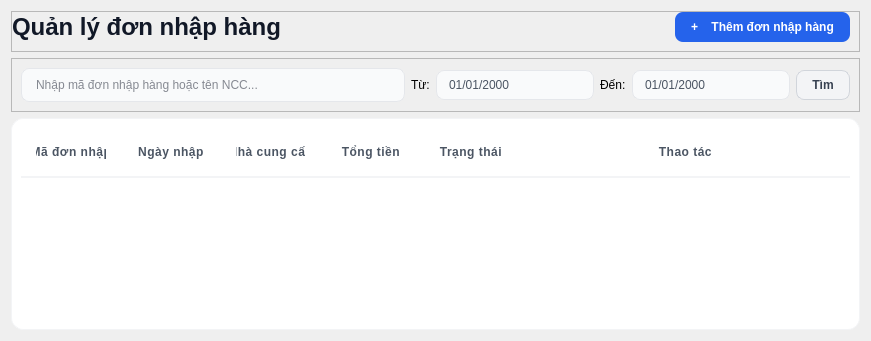
         <widget class="QWidget" name="pageNhapHang">
          <property name="styleSheet">
           <string notr="true">/* 1. Thiết lập nền cho trang */
QWidget#pageNhapHang {
    background-color: #f8f9fa; /* Màu xám cực nhạt giúp thẻ trắng nổi bật [cite: 98-99] */
}

/* 2. Tiêu đề trang */
QLabel#lblTitleQuanLyNhapHang {
    font-size: 24px;
    font-weight: bold;
    color: #111827; /* Đen tuyền chuyên nghiệp [cite: 114-115, 170] */
}

/* 3. Thẻ chứa bảng (Frame) */
QFrame#frNhapHang {
    background-color: #ffffff;
    border: 1px solid #f3f4f6;
    border-radius: 12px; /* Bo góc đồng bộ với trang Sản phẩm và Đơn hàng [cite: 117, 174, 232] */
}

/* 4. Tùy chỉnh Bảng Hóa đơn */
QTableWidget#tblDanhSachNhapHang {
    background-color: white;
    border: none;
    gridline-color: transparent; /* Ẩn lưới để trông sạch sẽ [cite: 108, 133, 210] */
    outline: none;
}

/* Tiêu đề cột (Headers) */
QHeaderView::section {
    background-color: white;
    padding: 15px;
    border: none;
    border-bottom: 2px solid #f3f4f6;
    font-weight: bold;
    color: #4b5563; /* Màu xám đậm chuyên nghiệp [cite: 118, 175, 233] */
    text-transform: uppercase; /* BUỘC IN HOA TIÊU ĐỀ CỘT [cite: 67-68] */
    letter-spacing: 0.5px;
}

/* Nút Thêm nhà cung cấp màu xanh dương */
QPushButton#btnThemDonNhapHang {
    background-color: #2563eb;
    color: white;
    font-weight: bold;
    border-radius: 8px;
    padding: 8px 16px;
}

QPushButton#btnThemDonNhapHang:hover {
    background-color: #1d4ed8;
}

/* 3. KHỐI TÌM KIẾM (frTimKiem) - Thiết kế dạng Card mỏng [cite: 331, 287, 456] */
QFrame#frTimKiem {
    background-color: #ffffff;
    border: 1px solid #e5e7eb;
    border-radius: 12px;
    padding: 5px;
}

/* Ô nhập liệu tìm kiếm [cite: 396-402] */
QLineEdit#txtTimKiemDonNhap {
    background-color: #f9fafb;
    border: 1px solid #e5e7eb;
    border-radius: 8px;
    padding: 8px 12px;
    color: #111827;
    min-width: 250px;
}

QLineEdit#txtTimKiemDonNhap:focus {
    border: 2px solid #2563eb;
    background-color: #ffffff;
}

/* Bộ lọc Trạng thái (ComboBox) [cite: 403-411] */
QComboBox#cbLocNCC {
    background-color: #f9fafb;
    border: 1px solid #e5e7eb;
    border-radius: 8px;
    padding: 5px 15px;
    color: #4b5563;
    min-width: 150px;
}

QComboBox#cbLocNCC::drop-down {
    border: none;
    width: 30px;
}

QComboBox#cbLocNCC::down-arrow {
    image: none;
    border-left: 5px solid transparent;
    border-right: 5px solid transparent;
    border-top: 5px solid #6b7280;
    margin-right: 10px;
}

/* Nút Tìm kiếm [cite: 162, 336] */
QPushButton#btnTimKiemDonNhap {
    background-color: #f3f4f6;
    color: #374151;
    border: 1px solid #d1d5db;
    border-radius: 8px;
    padding: 7px 15px;
    font-weight: 600;
}

QPushButton#btnTimKiemDonHang:hover {
    background-color: #e5e7eb;
}

/* Áp dụng cho ô chọn ngày tháng */
QDateEdit {
    background-color: #f9fafb;
    border: 1px solid #e5e7eb;
    border-radius: 8px; /* Bo góc 8px chuẩn hệ thống [cite: 282, 287] */
    padding: 6px 10px;
    color: #4b5563; /* Màu xám đậm chuyên nghiệp [cite: 290] */
    min-width: 120px;
}

QDateEdit:focus {
    border: 2px solid #2563eb; /* Xanh dương khi chọn [cite: 294] */
    background-color: #ffffff;
}

/* Tùy chỉnh nút mũi tên lịch */
QDateEdit::drop-down {
    border: none;
    width: 25px;
}</string>
          </property>
          <layout class="QVBoxLayout" name="verticalLayout_6">
           <item>
            <widget class="QFrame" name="frTitleNhapHang">
             <property name="frameShape">
              <enum>QFrame::StyledPanel</enum>
             </property>
             <property name="frameShadow">
              <enum>QFrame::Raised</enum>
             </property>
             <layout class="QHBoxLayout" name="horizontalLayout_13">
              <property name="leftMargin">
               <number>0</number>
              </property>
              <property name="topMargin">
               <number>0</number>
              </property>
              <item>
               <widget class="QLabel" name="lblTitleQuanLyNhapHang">
                <property name="text">
                 <string>Quản lý đơn nhập hàng</string>
                </property>
               </widget>
              </item>
              <item>
               <spacer name="horizontalSpacer_12">
                <property name="orientation">
                 <enum>Qt::Horizontal</enum>
                </property>
                <property name="sizeHint" stdset="0">
                 <size>
                  <width>388</width>
                  <height>20</height>
                 </size>
                </property>
               </spacer>
              </item>
              <item>
               <widget class="QPushButton" name="btnThemDonNhapHang">
                <property name="text">
                 <string>+    Thêm đơn nhập hàng</string>
                </property>
               </widget>
              </item>
             </layout>
            </widget>
           </item>
           <item>
            <widget class="QFrame" name="frTimKiem_6">
             <property name="frameShape">
              <enum>QFrame::StyledPanel</enum>
             </property>
             <property name="frameShadow">
              <enum>QFrame::Raised</enum>
             </property>
             <layout class="QHBoxLayout" name="horizontalLayout_17">
              <item>
               <widget class="QLineEdit" name="txtTimKiemDonNhap">
                <property name="placeholderText">
                 <string>Nhập mã đơn nhập hàng hoặc tên NCC...</string>
                </property>
               </widget>
              </item>
              <item>
               <widget class="QLabel" name="lblTuNgayNH">
                <property name="text">
                 <string>Từ:</string>
                </property>
               </widget>
              </item>
              <item>
               <widget class="QDateEdit" name="deLocNgay_2">
                <property name="displayFormat">
                 <string>dd/MM/yyyy</string>
                </property>
                <property name="calendarPopup">
                 <bool>true</bool>
                </property>
               </widget>
              </item>
              <item>
               <widget class="QLabel" name="lblDenNgayNH">
                <property name="text">
                 <string>Đến:</string>
                </property>
               </widget>
              </item>
              <item>
               <widget class="QDateEdit" name="deLocNgayDen_2">
                <property name="displayFormat">
                 <string>dd/MM/yyyy</string>
                </property>
                <property name="calendarPopup">
                 <bool>true</bool>
                </property>
               </widget>
              </item>
              <item>
               <widget class="QPushButton" name="btnTimKiemDonNhap">
                <property name="text">
                 <string>Tìm</string>
                </property>
               </widget>
              </item>
             </layout>
            </widget>
           </item>
           <item>
            <widget class="QFrame" name="frNhapHang">
             <property name="frameShape">
              <enum>QFrame::StyledPanel</enum>
             </property>
             <property name="frameShadow">
              <enum>QFrame::Raised</enum>
             </property>
             <layout class="QVBoxLayout" name="verticalLayout_7">
              <item>
               <widget class="QTableWidget" name="tblDanhSachNhapHang">
                <property name="alternatingRowColors">
                 <bool>true</bool>
                </property>
                <property name="selectionBehavior">
                 <enum>QAbstractItemView::SelectRows</enum>
                </property>
                <property name="showGrid">
                 <bool>false</bool>
                </property>
                <attribute name="horizontalHeaderShowSortIndicator" stdset="0">
                 <bool>false</bool>
                </attribute>
                <attribute name="horizontalHeaderStretchLastSection">
                 <bool>true</bool>
                </attribute>
                <column>
                 <property name="text">
                  <string>Mã đơn nhập</string>
                 </property>
                </column>
                <column>
                 <property name="text">
                  <string>Ngày nhập</string>
                 </property>
                </column>
                <column>
                 <property name="text">
                  <string>Nhà cung cấp</string>
                 </property>
                </column>
                <column>
                 <property name="text">
                  <string>Tổng tiền</string>
                 </property>
                </column>
                <column>
                 <property name="text">
                  <string>Trạng thái</string>
                 </property>
                </column>
                <column>
                 <property name="text">
                  <string>Thao tác</string>
                 </property>
                </column>
               </widget>
              </item>
             </layout>
            </widget>
           </item>
          </layout>
         </widget>
